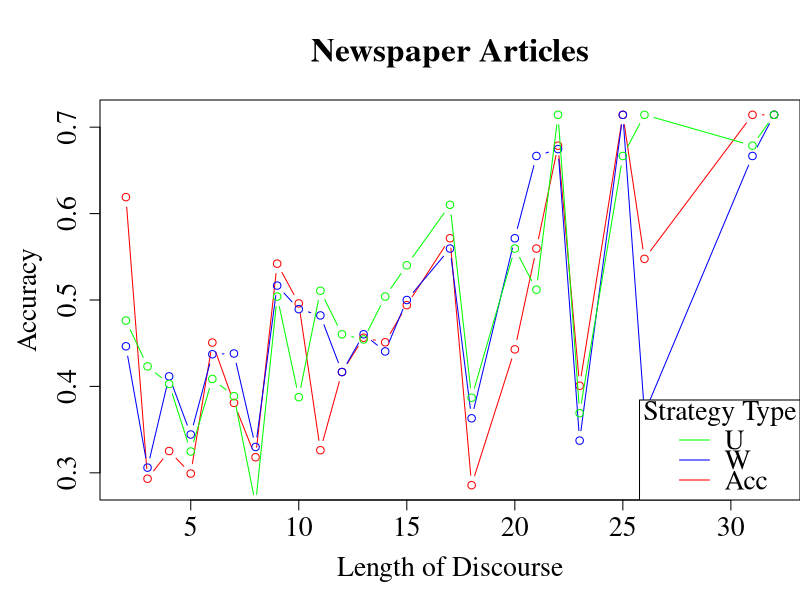
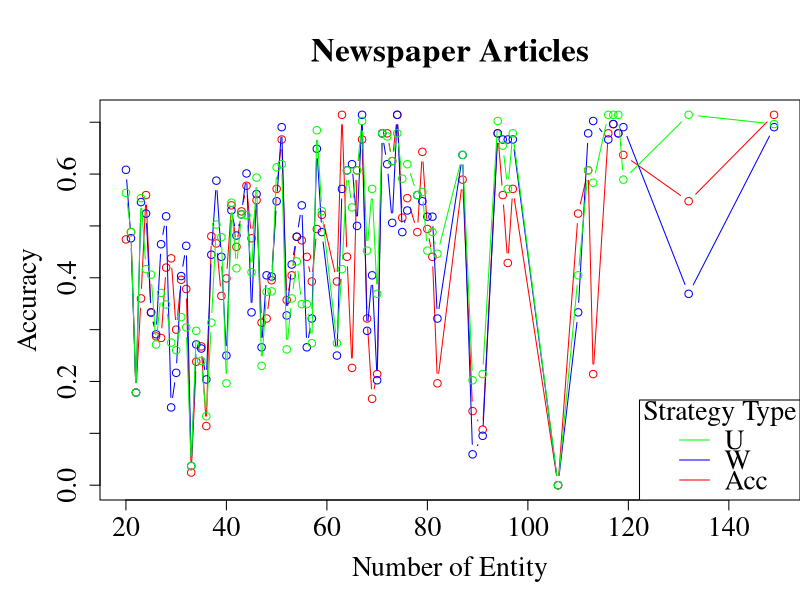
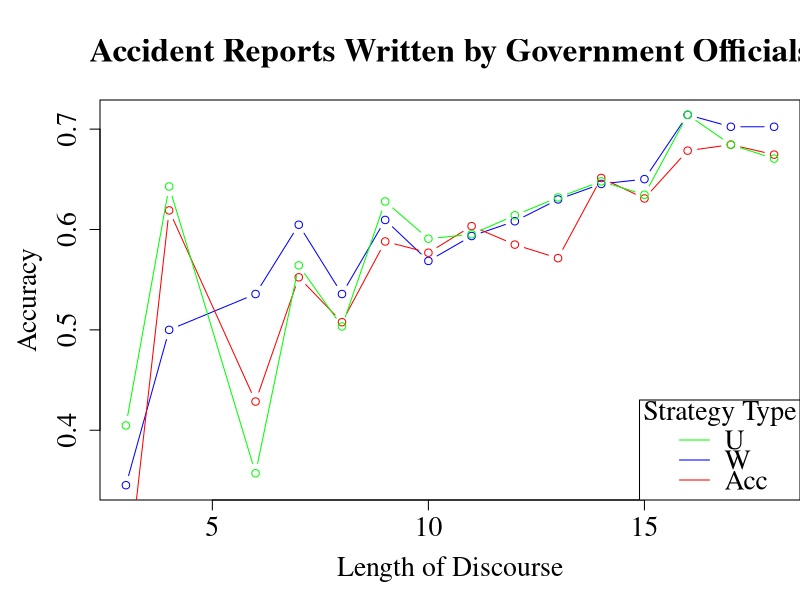
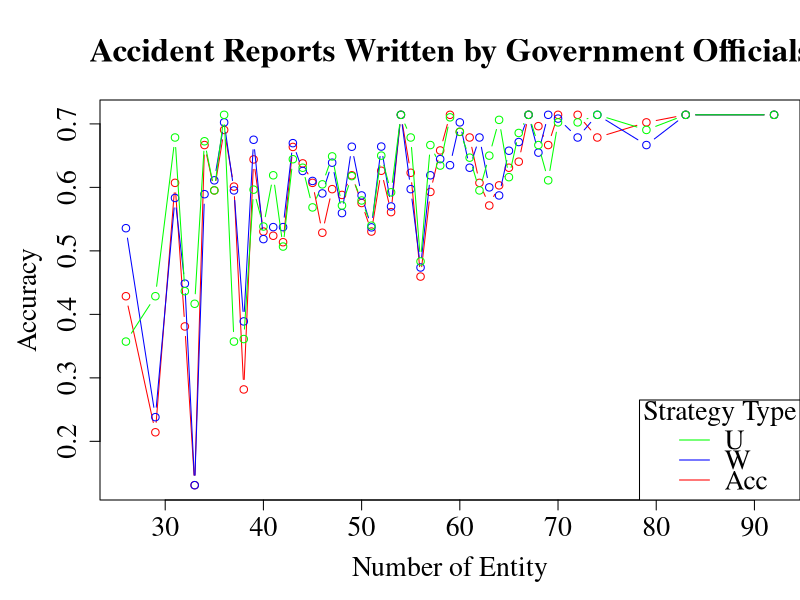

Generate these figures, in order, with R:
#!/usr/bin/env R
# analyse.R
# histgram #1: sentence
#pdf("mygraph.pdf", width = 9 + 1, height = 4 + 1);
#par(pin = c(9, 4), mai = c(1, 1, 1, 0));
#title = "Newspaper Articles";
#barplot(data1_sentence_accuracy$V2, main = title, col = "grey", ylab = "Number of Discourses", xlab = "Length of Discourse", names.arg = as.character(data1_sentence_accuracy$V1));
#dev.off();

# histgram #2: entity
#pdf("mygraph.pdf", width = 9 + 1, height = 4 + 1)
#par(pin = c(9, 4), mai = c(1, 1, 1, 0))
#title = "Accident Reports Written by Government Officials";
#barplot(data2_sentence_accuracy$V2, main = title, col = "grey", ylab = "Number of Discourses", xlab = "Length of Discourse", names.arg = as.character(data2_sentence_accuracy$V1));
#dev.off();

## plot #1: data1-sentence
# P_U - g
# P_W - b
# P_Acc - r
pdf("data1_sentence.pdf", width = 10 + 1, height = 6 + 1)
par(pin = c(10, 6), mai = c(1, 1, 1, 0));
data1_sentence_U <- read.csv("../csv/P-U/data1-sentence-accuracy.csv", header=F, sep=",");
data1_sentence_W <- read.csv("../csv/P-W/data1-sentence-accuracy.csv", header=F, sep=",");
data1_sentence_Acc <- read.csv("../csv/P-Acc/data1-sentence-accuracy.csv", header=F, sep=",");
title = "Newspaper Articles";
x_lab = "Length of Discourse";
y_lab = "Accuracy";
par(family = "serif")
par(ps = 20)
plot(data1_sentence_Acc$V1, data1_sentence_Acc$V3, type = "b", col = "red", main = title, xlab = x_lab, ylab = y_lab);
lines(data1_sentence_W$V1, data1_sentence_W$V3, type = "b", col = "blue");
lines(data1_sentence_U$V1, data1_sentence_U$V3, type = "b", col = "green");
legend("bottomright", c("U", "W", "Acc"), title = "Strategy Type", lty = c(1, 1, 1), col = c("green", "blue", "red"));
dev.off()

## plot #2: data1-entity
# P_U - g
# P_W - b
# P_Acc - r
pdf("data1_entity.pdf", width = 10 + 1, height = 6 + 1)
par(pin = c(10, 6), mai = c(1, 1, 1, 0));
data1_entity_U <- read.csv("../csv/P-U/data1-entity-accuracy.csv", header=F, sep=",");
data1_entity_W <- read.csv("../csv/P-W/data1-entity-accuracy.csv", header=F, sep=",");
data1_entity_Acc <- read.csv("../csv/P-Acc/data1-entity-accuracy.csv", header=F, sep=",");
title = "Newspaper Articles";
x_lab = "Number of Entity";
y_lab = "Accuracy";
par(family = "serif")
par(ps = 20)
plot(data1_entity_Acc$V1, data1_entity_Acc$V3, type = "b", col = "red", main = title, xlab = x_lab, ylab = y_lab)
lines(data1_entity_W$V1, data1_entity_W$V3, type = "b", col = "blue")
lines(data1_entity_U$V1, data1_entity_U$V3, type = "b", col = "green")
legend("bottomright", c("U", "W", "Acc"), title = "Strategy Type", lty = c(1, 1, 1), col = c("green", "blue", "red"));
dev.off()

## plot #3: data2-sentence
# P_U - g
# P_W - b
# P_Acc - r
pdf("data2_sentence.pdf", width = 10 + 1, height = 6 + 1)
par(pin = c(10, 6), mai = c(1, 1, 1, 0));
data2_sentence_U <- read.csv("../csv/P-U/data2-sentence-accuracy.csv", header=F, sep=",");
data2_sentence_W <- read.csv("../csv/P-W/data2-sentence-accuracy.csv", header=F, sep=",");
data2_sentence_Acc <- read.csv("../csv/P-Acc/data2-sentence-accuracy.csv", header=F, sep=",");
title = "Accident Reports Written by Government Officials";
x_lab = "Length of Discourse"
y_lab = "Accuracy";
par(family = "serif")
par(ps = 20)
plot(data2_sentence_W$V1, data2_sentence_W$V3, type = "b", col = "blue", main = title, xlab = x_lab, ylab = y_lab)
lines(data2_sentence_Acc$V1, data2_sentence_Acc$V3, type = "b", col = "red")
lines(data2_sentence_U$V1, data2_sentence_U$V3, type = "b", col = "green")
legend("bottomright", c("U", "W", "Acc"), title = "Strategy Type", lty = c(1, 1, 1), col = c("green", "blue", "red"));
dev.off()

## graph #4: data2-entity
# P_U - g
# P_W - b
# P_Acc - r
pdf("data2_entity.pdf", width = 10 + 1, height = 6 + 1)
par(pin = c(10, 6), mai = c(1, 1, 1, 0));
data2_entity_U <- read.csv("../csv/P-U/data2-entity-accuracy.csv", header=F, sep=",");
data2_entity_W <- read.csv("../csv/P-W/data2-entity-accuracy.csv", header=F, sep=",");
data2_entity_Acc <- read.csv("../csv/P-Acc/data2-entity-accuracy.csv", header=F, sep=",");
title = "Accident Reports Written by Government Officials";
par(family = "serif")
x_lab = "Number of Entity";
par(ps = 20)
plot(data2_entity_Acc$V1, data2_entity_Acc$V3, type = "b", col = "red", main = title, xlab = x_lab, ylab = y_lab)
lines(data2_entity_W$V1, data2_entity_W$V3, type = "b", col = "blue")
lines(data2_entity_U$V1, data2_entity_U$V3, type = "b", col = "green")
legend("bottomright", c("U", "W", "Acc"), title = "Strategy Type", lty = c(1, 1, 1), col = c("green", "blue", "red"));
dev.off()
